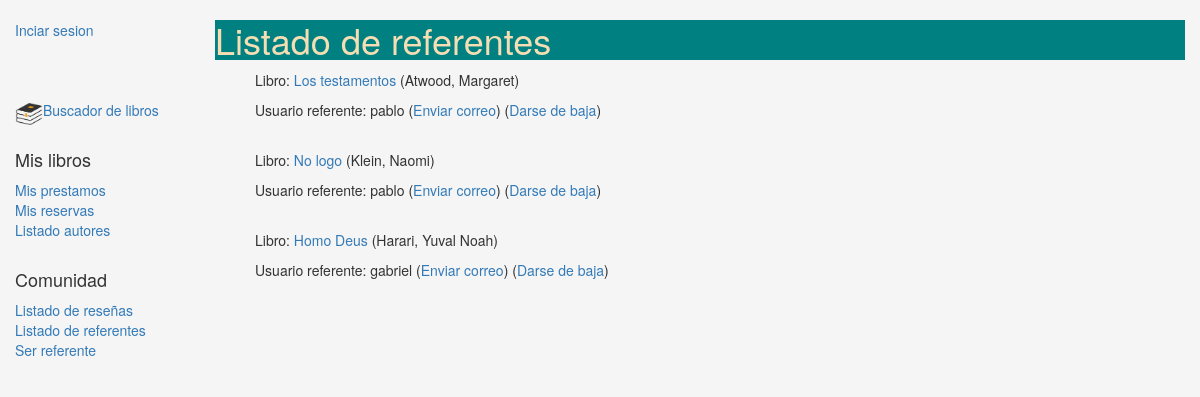
The page /gestion/mentorlist/ on the database its author committed.
### gestion/models.py (models this page shows, shortened)
class Mentor(models.Model):
    mentor = models.ForeignKey(User, on_delete = models.CASCADE, verbose_name = 'Referente')
    book = models.ForeignKey(Book, on_delete = models.CASCADE, verbose_name = 'Libro')
    contact_email = models.EmailField(verbose_name = 'E-mail de contacto')

class Book(models.Model):
    title = models.CharField(verbose_name = 'Titulo', max_length=200)
    author = models.ForeignKey('Author', on_delete=models.SET_NULL, null=True, verbose_name = 'Autor')
    summary = models.TextField(max_length=1000,
        help_text="Ingrese una breve descripción del libro", verbose_name = 'Resumen')
    isbn = models.CharField('ISBN',max_length=13,
        help_text='13 Caracteres <a href="https://www.isbn-international.org/content/what-isbn">ISBN number</a>')
    genre = models.ManyToManyField(Genre,
        help_text="Seleccione los generos de este libro", verbose_name = 'Genero')
    language = models.ForeignKey(Language, on_delete=models.SET_NULL, null=True, verbose_name = 'Lenguaje')
    image = models.ImageField(upload_to = 'gestion', null = True, blank = True, verbose_name = 'Imagen')
    counter = models.IntegerField(blank = True, null = True, default = 0)
    def get_absolute_url(self):
        return reverse('book-detail', args=[str(self.id)]) #Devuelve la URL a una instancia particular de Book
    def display_genre(self):
        return ', '.join([ genre.name for genre in self.genre.all()[:3] ]) #Crea string para el genero (para Admin)
    display_genre.short_description = 'Genre'

class Author(models.Model):
    first_name = models.CharField(max_length=100, verbose_name = 'Nombre')
    last_name = models.CharField(max_length=100, verbose_name = 'Apellido')
    class Meta:
        ordering = ['last_name']
    def __str__(self):
        return '%s, %s' % (self.last_name, self.first_name)

### gestion/views.py (the view)
# urls.py: path('mentorlist/',views.MentorList.as_view(), name = 'mentor-list'),
class MentorList(generic.ListView):
    model = Mentor

### gestion/templates/gestion/mentor_list.html
{% extends "base_generic.html" %}
{% block content %}
    <h1>Listado de referentes</h1>
    {% if object_list %}
    <ul>
      {% for mentor in object_list %}
      <p>Libro: <a href="{{ mentor.book.get_absolute_url }}"> {{ mentor.book.title }}</a>
        ({{mentor.book.author}})</p>
        <p>Usuario referente:  {{ mentor.mentor }}
            (<a href="mailto:{{mentor.contact_email}}">Enviar correo</a>)
            (<a href="{% url 'delete-mentor' mentor.id %}">Darse de baja</a>)
        </p>
        <br>
      {% endfor %}
    </ul>
    {% else %}
      <p>No hay referentes todavia</p>
    {% endif %}
{% endblock %}

### gestion/static/css/styles.css (style rules this page uses)
body { background-color: whitesmoke; }
h1 { background-color: teal; color: wheat; }

### rows shown on the page
Mentor: book "Los testamentos", book.author "Atwood, Margaret", mentor "pablo"
Mentor: book "No logo", book.author "Klein, Naomi", mentor "pablo"
Mentor: book "Homo Deus", book.author "Harari, Yuval Noah", mentor "gabriel"
